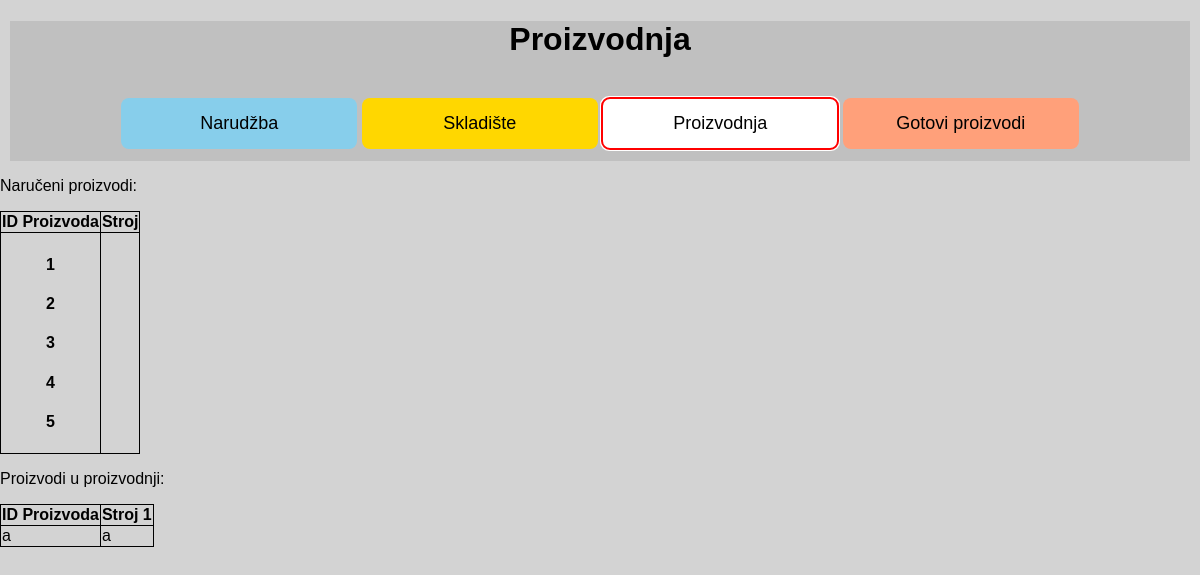
The app's page /manufacturing with its own data.
### app.py (models this page shows, shortened)
class Order(db.Model):
    __tablename__ = "order"
    id = db.Column(
        db.Integer,
        primary_key=True,
    )
    order_id = db.Column(db.Integer)
    name = db.Column(db.String(500), nullable=False)
    buyer_name = db.Column(db.String(500), nullable=False)
    buyer_contact = db.Column(db.String(500), nullable=False)
    date_created = db.Column(db.DateTime, default=datetime.now)
    first_time = True

### app.py (the view)
@app.route("/manufacturing")
def manufacturing():
    product = Order.query.order_by(Order.date_created)
    return render_template("manufacturing.html", product=product)

### templates/manufacturing.html (shortened to what this page needs)
{% extends 'base.html' %}
{% block head %}
<link rel="stylesheet" href="{{ url_for('static', filename='css/manufacturing.css') }}">
{% endblock %}
{% block body %}
<div class="content">
    <h1 id="Naslov">Proizvodnja</h1>
    <br>
    <button class="btn btn-1" , onclick="window.location.href='/order'">Narudžba</button>
    <button class="btn btn-2" , onclick="window.location.href='/warehouse'">Skladište</button>
    <button class="btn btn-3" , onclick="window.location.href='/manufacturing'">Proizvodnja</button>
    <button class="btn btn-4" , onclick="window.location.href='/finishedproduct'">Gotovi proizvodi</button>
</div>
<p>Naručeni proizvodi:</p>
<table>
    <tr>
        <th>ID Proizvoda</th>
        <th>Stroj</th>
    </tr>
    <tr>
        <th>
            {% for order in product %}
            <h4>
                {{order.id}}
            </h4>
            {% endfor %}
        </th>
        <th>
        </th>
    </tr>
</table>
<p>Proizvodi u proizvodnji:</p>
<table>
    <tr>
        <th>ID Proizvoda</th>
        <th>Stroj 1</th>
    </tr>
    <tr>
        <td>a</td>
        <td>a</td>
    </tr>
</table>
{% endblock %}

### static/css/main.css (style rules this page uses)
body { margin:0; font-family: sans-serif; background-color: lightgrey; }
.content { margin: 10px; background-color: silver; text-align: center; height: 140px; }
.btn { padding: 15px; font-size: large; border: none; width: 20%; border-radius: 8px; }
.btn-1 { background-color: skyblue; }
.btn-2 { background-color: gold; }
.btn-3 { background-color: palegreen; }
.btn-4 { background-color: lightsalmon; }

### static/css/manufacturing.css (style rules this page uses)
body { margin:0px; font-family: sans-serif; background-color: lightgrey; }
.content { margin: 10px; background-color: silver; text-align: center; height: 140px; }
.btn { padding: 15px; font-size: large; border: none; width: 20%; border-radius: 8px; }
.btn-1 { background-color: skyblue; }
.btn-2 { background-color: gold; }
.btn-3 { background-color: white; border-color: red; outline: 50px auto red; }
.btn-4 { background-color: lightsalmon; }

### templates/manufacturing.html (style rules this page uses)
table, th, td { border: 1px solid black; border-collapse: collapse; }

### records on screen
Order: id "1"
Order: id "2"
Order: id "3"
Order: id "4"
Order: id "5"
